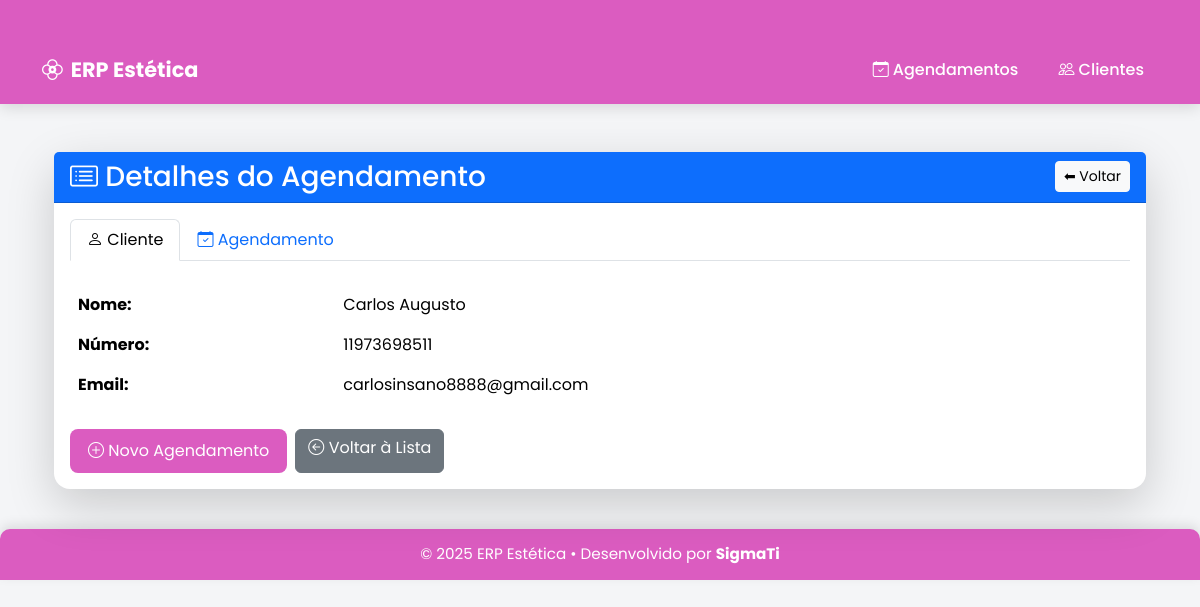
/ERPestetica/agendamento/68/ (signed in), run on the app's committed database.
### ERPestetica/models.py (models this page shows, shortened)
class Agendamento(models.Model):
    id = models.AutoField(primary_key=True)
    STATUS_CHOICES = [
        ("pendente", "Pendente"),
        ("confirmado", "Confirmado"),
        ("cancelado", "Cancelado"),
        ("concluido", "Concluído"),
    ]
    cliente = models.ForeignKey(
        Cliente, on_delete=models.CASCADE, related_name="agendamentos"
    )
    loja = models.ForeignKey(
        Loja, on_delete=models.CASCADE, related_name="agendamentos"
    )
    profissional = models.ForeignKey(
        Profissional,
        on_delete=models.CASCADE,
        related_name="agendamentos",
        null=True,
        blank=True
    )
    servicos = models.ManyToManyField(Servico, related_name="agendamentos")
    data_hora = models.DateTimeField()
    duracao_minutos = models.PositiveIntegerField(blank=True, null=True)
    observacoes = models.TextField(blank=True)
    status = models.CharField(
        max_length=20, choices=STATUS_CHOICES, default="pendente"
    )
    criado_em = models.DateTimeField(auto_now_add=True)
    atualizado_em = models.DateTimeField(auto_now=True)
    class Meta:
        ordering = ["-data_hora"]

class Cliente(models.Model):
    loja = models.ForeignKey('Loja', on_delete=models.CASCADE, null=True, blank=True)
    nome = models.CharField(max_length=150)
    telefone = models.CharField(max_length=30, blank=True)
    email = models.EmailField(blank=True)
    data_cadastro = models.DateTimeField(default=timezone.now)
    observacoes = models.TextField(blank=True)

### ERPestetica/views.py (the view)
# urls.py: path("agendamento/<int:pk>/", views.detalhe_agendamento, name="detalhe_agendamento"),
@login_required
def detalhe_agendamento(request, pk):
    agendamento = get_object_or_404(Agendamento, pk=pk)
    return render(request, "ERPestetica/detalhe_agendamento.html", {"agendamento": agendamento})

### AppHome/context_processors.py (called while the page is built)
def permissoes_usuario(request):
    if not request.user.is_authenticated:
        return {}
    usuario_pode_alterar = request.user.is_superuser or request.user.groups.filter(name="Técnicos").exists()
    return {
        'usuario_pode_alterar': usuario_pode_alterar
    }

### ERPestetica/templates/ERPestetica/detalhe_agendamento.html (shortened to what this page needs)
{% extends 'ERPestetica/baseERPestetica.html' %}
{% load static %}
{% block content %}
<div class="container mt-5">
  <div class="card shadow-lg border-0 rounded-4">
    <div class="card-header bg-primary text-white d-flex justify-content-between align-items-center">
      <h3 class="mb-0"><i class="bi bi-card-list"></i> Detalhes do Agendamento</h3>
      <a href="{% url 'ERPestetica:lista_agendamentos' %}" class="btn btn-light btn-sm">⬅ Voltar</a>
    </div>
    <div class="card-body">
      <ul class="nav nav-tabs mb-4" id="detalheTab" role="tablist">
        <li class="nav-item" role="presentation">
          <button class="nav-link active" id="cliente-tab" data-bs-toggle="tab" data-bs-target="#cliente" type="button" role="tab">
            <i class="bi bi-person"></i> Cliente
          </button>
        </li>
        <li class="nav-item" role="presentation">
          <button class="nav-link" id="agendamento-tab" data-bs-toggle="tab" data-bs-target="#agendamento" type="button" role="tab">
            <i class="bi bi-calendar-check"></i> Agendamento
          </button>
        </li>
      </ul>
      <div class="tab-content">
        <div class="tab-pane fade show active" id="cliente" role="tabpanel">
          <table class="table table-borderless mb-0">
            <tbody>
              <tr>
                <th>Nome:</th>
                <td>{{ agendamento.cliente.nome }}</td>
              </tr>
              <tr>
                <th>Número:</th>
                <td>{{ agendamento.cliente.telefone }}</td>
              </tr>
              <tr>
                <th>Email:</th>
                <td>{{ agendamento.cliente.email }}</td>
              </tr>
            </tbody>
          </table>
        </div>
      </div>
      <div class="mt-4 d-flex gap-2">
        <a href="{% url 'ERPestetica:criar_agendamento' %}" class="btn btn-primary">
          <i class="bi bi-plus-circle"></i> Novo Agendamento
        </a>
        <a href="{% url 'ERPestetica:lista_agendamentos' %}" class="btn btn-secondary">
          <i class="bi bi-arrow-left-circle"></i> Voltar à Lista
        </a>
      </div>
    </div>
  </div>
</div>
{% endblock %}

### ERPestetica/templates/ERPestetica/baseERPestetica.html (style rules this page uses)
body { background-color: #f4f5f7; font-family: "Poppins", sans-serif; }
.card { border: none; border-radius: 14px; box-shadow: 0 4px 14px rgba(0,0,0,0.08); }
.btn-primary { background-color: #db5cc0; border: none; padding: 10px 18px; border-radius: 8px; }
* { transition: 0.2s ease-in-out; }
.container { margin-top: 35px; }

### data on the page
Agendamento: cliente.nome "Carlos Augusto", cliente.telefone "11973698511", cliente.email "carlosinsano8888@gmail.com"
